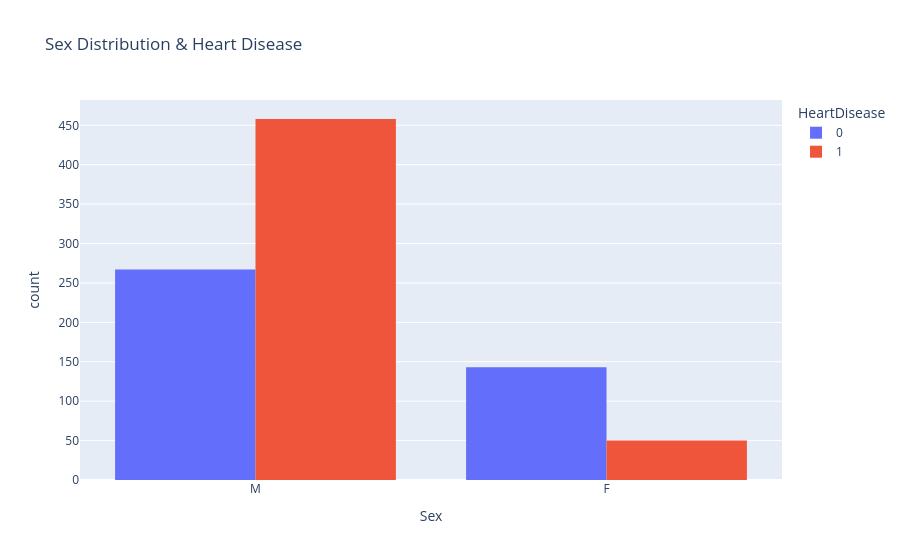

The cell this chart's notebook holds for it:
### Code cell
fig = px.histogram(df, x= "Sex", title= "Sex Distribution & Heart Disease", color= "HeartDisease", barmode= "group")
fig.show()

### Figure 1 — Plotly figure (JSON) as saved in the notebook; plotly's stock layout.template omitted (floating-point values rounded to 4 significant figures; data arrays with more than 128 entries replaced by an {"elided": "..."} marker saying what was removed)
{"data": [{"alignmentgroup": "True", "bingroup": "x", "hovertemplate": "HeartDisease=0<br>Sex=%{x}<br>count=%{y}<extra></extra>", "legendgroup": "0", "marker": {"color": "#636efa", "pattern": {"shape": ""}}, "name": "0", "offsetgroup": "0", "orientation": "v", "showlegend": true, "type": "histogram", "x": {"elided": "410 str values"}, "xaxis": "x", "yaxis": "y"}, {"alignmentgroup": "True", "bingroup": "x", "hovertemplate": "HeartDisease=1<br>Sex=%{x}<br>count=%{y}<extra></extra>", "legendgroup": "1", "marker": {"color": "#EF553B", "pattern": {"shape": ""}}, "name": "1", "offsetgroup": "1", "orientation": "v", "showlegend": true, "type": "histogram", "x": {"elided": "508 str values"}, "xaxis": "x", "yaxis": "y"}], "layout": {"barmode": "group", "legend": {"title": {"text": "HeartDisease"}, "tracegroupgap": 0}, "title": {"text": "Sex Distribution & Heart Disease"}, "xaxis": {"anchor": "y", "domain": [0, 1], "title": {"text": "Sex"}}, "yaxis": {"anchor": "x", "domain": [0, 1], "title": {"text": "count"}}}}
